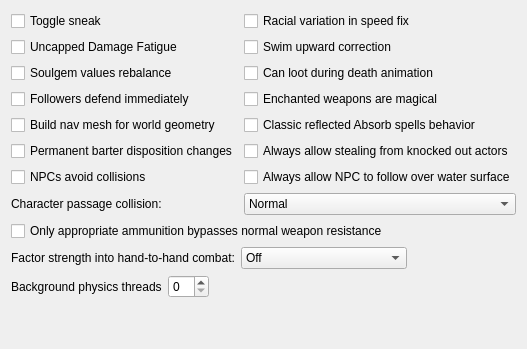
     <widget class="QWidget" name="GameMechanics">
      <attribute name="title">
       <string>Game Mechanics</string>
      </attribute>
      <layout class="QVBoxLayout">
       <item>
        <layout class="QGridLayout" name="gridLayout_3">
         <item row="3" column="1">
          <widget class="QCheckBox" name="enchantedWeaponsMagicalCheckBox">
           <property name="toolTip">
            <string>&lt;html&gt;&lt;head/&gt;&lt;body&gt;&lt;p&gt;Make enchanted weaponry without Magical flag bypass normal weapons resistance, like in Morrowind.&lt;/p&gt;&lt;/body&gt;&lt;/html&gt;</string>
           </property>
           <property name="text">
            <string>Enchanted weapons are magical</string>
           </property>
          </widget>
         </item>
         <item row="1" column="1">
          <widget class="QCheckBox" name="swimUpwardCorrectionCheckBox">
           <property name="toolTip">
            <string>&lt;html&gt;&lt;head/&gt;&lt;body&gt;&lt;p&gt;Makes player swim a bit upward from the line of sight. Applies only in third person mode. Intended to make simpler swimming without diving.&lt;/p&gt;&lt;/body&gt;&lt;/html&gt;</string>
           </property>
           <property name="text">
            <string>Swim upward correction</string>
           </property>
          </widget>
         </item>
         <item row="6" column="0">
          <widget class="QCheckBox" name="avoidCollisionsCheckBox">
           <property name="toolTip">
            <string>&lt;html&gt;&lt;head/&gt;&lt;body&gt;&lt;p&gt;If enabled NPCs apply evasion maneuver to avoid collisions with others.&lt;/p&gt;&lt;/body&gt;&lt;/html&gt;</string>
           </property>
           <property name="text">
            <string>NPCs avoid collisions</string>
           </property>
          </widget>
         </item>
         <item row="4" column="0">
          <widget class="QCheckBox" name="enableNavigatorCheckBox">
           <property name="toolTip">
            <string>&lt;html&gt;&lt;head/&gt;&lt;body&gt;&lt;p&gt;Enable navigator. When enabled background threads are started to build nav mesh for world geometry. Pathfinding system uses nav mesh to build paths. When disabled only pathgrid is used to build paths. Single-core CPU systems may have big performance impact on exiting interior location and moving across exterior world. May slightly affect performance on multi-core CPU systems. Multi-core CPU systems may have different latency for nav mesh update depending on other settings and system performance. Moving across external world, entering/exiting location produce nav mesh update. NPC and creatures may not be able to find path before nav mesh is built around them. Try to disable this if you want to have old fashioned AI which doesn't know where to go when you stand behind that stone and casting a firebolt.&lt;/p&gt;&lt;/body&gt;&lt;/html&gt;</string>
           </property>
           <property name="text">
            <string>Build nav mesh for world geometry</string>
           </property>
          </widget>
         </item>
         <item row="0" column="0">
          <widget class="QCheckBox" name="toggleSneakCheckBox">
           <property name="toolTip">
            <string>&lt;html&gt;&lt;head/&gt;&lt;body&gt;&lt;p&gt;This setting causes the behavior of the sneak key (bound to Ctrl by default) to toggle sneaking on and off rather than requiring the key to be held down while sneaking. Players that spend significant time sneaking may find the character easier to control with this option enabled. &lt;/p&gt;&lt;/body&gt;&lt;/html&gt;</string>
           </property>
           <property name="text">
            <string>Toggle sneak</string>
           </property>
          </widget>
         </item>
         <item row="5" column="0">
          <widget class="QCheckBox" name="permanentBarterDispositionChangeCheckBox">
           <property name="toolTip">
            <string>&lt;html&gt;&lt;head/&gt;&lt;body&gt;&lt;p&gt;Make disposition change of merchants caused by trading permanent.&lt;/p&gt;&lt;/body&gt;&lt;/html&gt;</string>
           </property>
           <property name="text">
            <string>Permanent barter disposition changes</string>
           </property>
          </widget>
         </item>
         <item row="0" column="1">
          <widget class="QCheckBox" name="normaliseRaceSpeedCheckBox">
           <property name="toolTip">
            <string>&lt;html&gt;&lt;head/&gt;&lt;body&gt;&lt;p&gt;Don't use race weight in NPC movement speed calculations.&lt;/p&gt;&lt;/body&gt;&lt;/html&gt;</string>
           </property>
           <property name="text">
            <string>Racial variation in speed fix</string>
           </property>
          </widget>
         </item>
         <item row="1" column="0">
          <widget class="QCheckBox" name="uncappedDamageFatigueCheckBox">
           <property name="toolTip">
            <string>&lt;html&gt;&lt;head/&gt;&lt;body&gt;&lt;p&gt;Make Damage Fatigue magic effect uncapped like Drain Fatigue effect.&lt;/p&gt;&lt;p&gt;This means that unlike Morrowind you will be able to knock down actors using this effect.&lt;/p&gt;&lt;/body&gt;&lt;/html&gt;</string>
           </property>
           <property name="text">
            <string>Uncapped Damage Fatigue</string>
           </property>
          </widget>
         </item>
         <item row="2" column="1">
          <widget class="QCheckBox" name="canLootDuringDeathAnimationCheckBox">
           <property name="toolTip">
            <string>&lt;html&gt;&lt;head/&gt;&lt;body&gt;&lt;p&gt;If this setting is true, the player is allowed to loot actors (e.g. summoned creatures) during death animation, if they are not in combat. In this case we have to increment death counter and run disposed actor's script instantly.&lt;/p&gt;&lt;p&gt;If this setting is false, player has to wait until end of death animation in all cases. Makes using of summoned creatures exploit (looting summoned Dremoras and Golden Saints for expensive weapons) a lot harder. Conflicts with mannequin mods, which use SkipAnim to prevent end of death animation.&lt;/p&gt;&lt;/body&gt;&lt;/html&gt;</string>
           </property>
           <property name="text">
            <string>Can loot during death animation</string>
           </property>
          </widget>
         </item>
         <item row="2" column="0">
          <widget class="QCheckBox" name="rebalanceSoulGemValuesCheckBox">
           <property name="toolTip">
            <string>&lt;html&gt;&lt;head/&gt;&lt;body&gt;&lt;p&gt;Make the value of filled soul gems dependent only on soul magnitude.&lt;/p&gt;&lt;/body&gt;&lt;/html&gt;</string>
           </property>
           <property name="text">
            <string>Soulgem values rebalance</string>
           </property>
          </widget>
         </item>
         <item row="3" column="0">
          <widget class="QCheckBox" name="followersAttackOnSightCheckBox">
           <property name="toolTip">
            <string>&lt;html&gt;&lt;head/&gt;&lt;body&gt;&lt;p&gt;Make player followers and escorters start combat with enemies who have started combat with them or the player. Otherwise they wait for the enemies or the player to do an attack first.&lt;/p&gt;&lt;/body&gt;&lt;/html&gt;</string>
           </property>
           <property name="text">
            <string>Followers defend immediately</string>
           </property>
          </widget>
         </item>
         <item row="4" column="1">
          <widget class="QCheckBox" name="classicReflectedAbsorbSpellsCheckBox">
           <property name="toolTip">
            <string>&lt;html&gt;&lt;head/&gt;&lt;body&gt;&lt;p&gt;Effects of reflected Absorb spells are not mirrored -- like in Morrowind.&lt;/p&gt;&lt;/body&gt;&lt;/html&gt;</string>
           </property>
           <property name="text">
            <string>Classic reflected Absorb spells behavior</string>
           </property>
          </widget>
         </item>
         <item row="5" column="1">
          <widget class="QCheckBox" name="stealingFromKnockedOutCheckBox">
           <property name="toolTip">
            <string>&lt;html&gt;&lt;head/&gt;&lt;body&gt;&lt;p&gt;Make stealing items from NPCs that were knocked down possible during combat.&lt;/p&gt;&lt;/body&gt;&lt;/html&gt;</string>
           </property>
           <property name="text">
            <string>Always allow stealing from knocked out actors</string>
           </property>
          </widget>
         </item>
         <item row="6" column="1">
          <widget class="QCheckBox" name="allowNPCToFollowOverWaterSurfaceCheckBox">
           <property name="toolTip">
            <string>Give NPC an ability to swim over the water surface when they follow other actor independently from their ability to swim. Has effect only when nav mesh building is enabled.</string>
           </property>
           <property name="text">
            <string>Always allow NPC to follow over water surface</string>
           </property>
          </widget>
         </item>
         <item row="7" column="0">
          <widget class="QLabel" name="actorCollisionProfileLabel">
           <property name="toolTip">
            <string>Controls only how closely the player and NPCs can pass each other while moving. Combat hit detection and collision with walls keep their original size.</string>
           </property>
           <property name="text">
            <string>Character passage collision:</string>
           </property>
          </widget>
         </item>
         <item row="7" column="1">
          <widget class="QComboBox" name="actorCollisionProfileComboBox">
           <property name="toolTip">
            <string>Normal keeps original actor spacing. Compact is recommended for narrow interiors. Very compact allows noticeably closer passage without changing weapon/projectile hitboxes.</string>
           </property>
           <item>
            <property name="text">
             <string>Normal</string>
            </property>
           </item>
           <item>
            <property name="text">
             <string>Compact (recommended)</string>
            </property>
           </item>
           <item>
            <property name="text">
             <string>Very compact</string>
            </property>
           </item>
          </widget>
         </item>
        </layout>
       </item>
       <item>
        <widget class="QCheckBox" name="requireAppropriateAmmunitionCheckBox">
         <property name="toolTip">
          <string>&lt;html&gt;&lt;head/&gt;&lt;body&gt;&lt;p&gt;Allow non-standard ammunition solely to bypass normal weapon resistance or weakness.&lt;/p&gt;&lt;/body&gt;&lt;/html&gt;</string>
         </property>
         <property name="text">
          <string>Only appropriate ammunition bypasses normal weapon resistance</string>
         </property>
        </widget>
       </item>
       <item>
        <layout class="QHBoxLayout" name="horizontalUnarmedStrengthLayout">
         <item>
          <widget class="QLabel" name="unarmedFactorsStrengthLabel">
           <property name="text">
            <string>Factor strength into hand-to-hand combat:</string>
           </property>
          </widget>
         </item>
         <item>
          <widget class="QComboBox" name="unarmedFactorsStrengthComboBox">
           <property name="currentIndex">
            <number>0</number>
           </property>
           <item>
            <property name="text">
             <string>Off</string>
            </property>
           </item>
           <item>
            <property name="text">
             <string>Affect werewolves</string>
            </property>
           </item>
           <item>
            <property name="text">
             <string>Do not affect werewolves</string>
            </property>
           </item>
          </widget>
         </item>
         <item>
          <spacer name="horizontalSpacer_2">
           <property name="orientation">
            <enum>Qt::Horizontal</enum>
           </property>
           <property name="sizeHint" stdset="0">
            <size>
             <width>40</width>
             <height>20</height>
            </size>
           </property>
          </spacer>
         </item>
        </layout>
       </item>
       <item>
        <layout class="QHBoxLayout" name="horizontalPhysicsThreadsLayout">
         <item>
          <widget class="QLabel" name="physicsThreadsLabel">
           <property name="toolTip">
            <string>&lt;html&gt;&lt;head/&gt;&lt;body&gt;&lt;p&gt;How many threads will be spawned to compute physics update in the background. A value of 0 means that the update will be performed in the main thread.&lt;/p&gt;&lt;p&gt;A value greater than 1 requires the Bullet library be compiled with multithreading support.&lt;/p&gt;&lt;/body&gt;&lt;/html&gt;</string>
           </property>
           <property name="text">
            <string>Background physics threads</string>
           </property>
          </widget>
         </item>
         <item>
          <widget class="QSpinBox" name="physicsThreadsSpinBox" />
         </item>
         <item>
          <spacer name="horizontalSpacer_4">
           <property name="orientation">
            <enum>Qt::Horizontal</enum>
           </property>
           <property name="sizeHint" stdset="0">
            <size>
             <width>40</width>
             <height>20</height>
            </size>
           </property>
          </spacer>
         </item>
        </layout>
       </item>
       <item>
        <spacer name="verticalSpacer_3">
         <property name="orientation">
          <enum>Qt::Vertical</enum>
         </property>
         <property name="sizeHint" stdset="0">
          <size>
           <width>20</width>
           <height>40</height>
          </size>
         </property>
        </spacer>
       </item>
      </layout>
     </widget>
